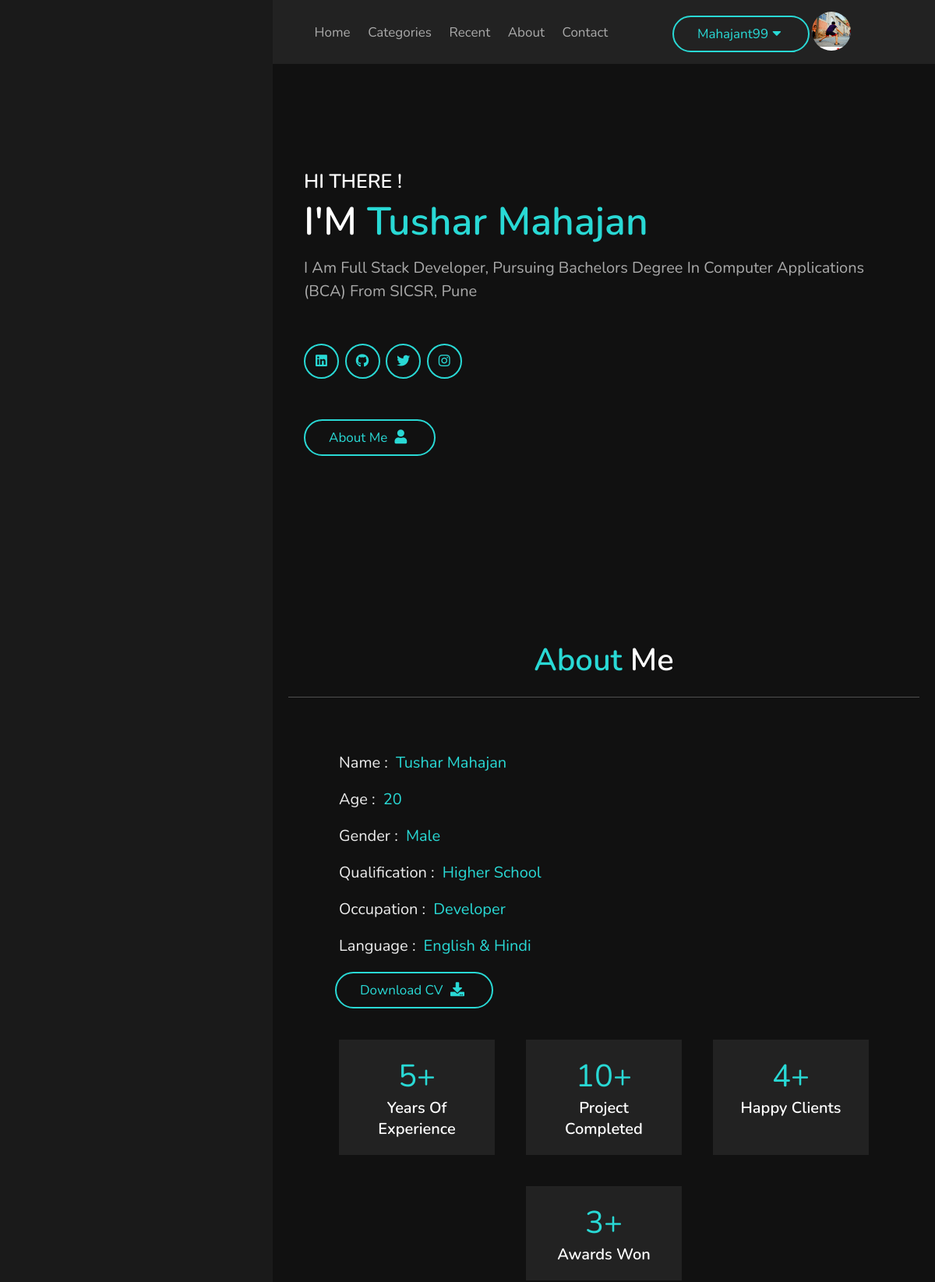
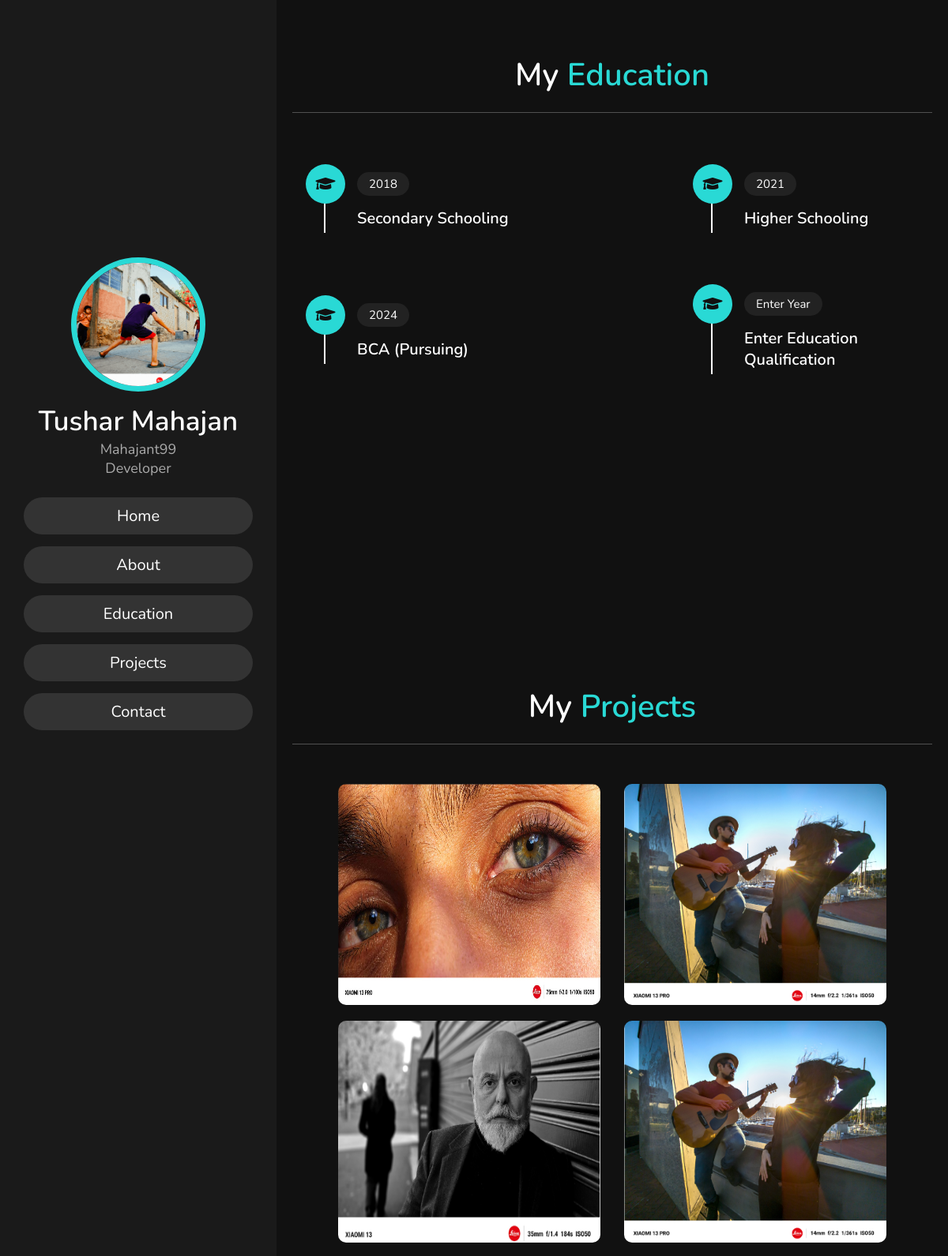
The page /userprofile.php?user_id=2 (signed in, upper part) on the database its author committed (2 pictures, top to bottom).
### tables this page shows
CREATE TABLE `user_form` (
  `id` int(100) NOT NULL,
  `name` varchar(100) NOT NULL,
  `username` varchar(100) NOT NULL,
  `email` varchar(100) NOT NULL,
  `password` varchar(100) NOT NULL,
  `occupation` varchar(100) NOT NULL,
  `image` varchar(100) NOT NULL,
  `linkedin` varchar(2083) NOT NULL,
  `github` varchar(2083) NOT NULL,
  `twitter` varchar(2083) NOT NULL,
  `instagram` varchar(2083) NOT NULL,
  `about_me` varchar(100) NOT NULL,
  `age` int(100) NOT NULL,
  `qualification` varchar(100) NOT NULL,
  `language` varchar(100) NOT NULL,
  `experience` int(100) NOT NULL,
  `project` int(100) NOT NULL,
  `clients` int(100) NOT NULL,
  `awards` int(100) NOT NULL,
  `year1` varchar(100) NOT NULL,
  `degree1` varchar(100) NOT NULL,
  `year2` varchar(100) NOT NULL,
  `degree2` varchar(100) NOT NULL,
  `year3` varchar(100) NOT NULL,
  `degree3` varchar(100) NOT NULL,
  `year4` varchar(100) NOT NULL,
  `degree4` varchar(100) NOT NULL,
  `location` varchar(100) NOT NULL,
  `gender` varchar(100) NOT NULL,
  `pdf_file` varchar(2083) NOT NULL
);

CREATE TABLE `project_table` (
  `pone` varchar(2083) NOT NULL,
  `ptwo` varchar(2083) NOT NULL,
  `pthree` varchar(2083) NOT NULL,
  `pfour` varchar(2083) NOT NULL,
  `pfive` varchar(2083) NOT NULL,
  `psix` varchar(2083) NOT NULL,
  `user_form_id` int(100) NOT NULL
);

### userprofile.php (the view, shortened to what this page needs)
<?php
include 'config.php';
if(isset($_SESSION['user_id'])) {
  $user_id = $_SESSION['user_id'];
  $select = mysqli_query($conn, "SELECT * FROM `user_form` INNER JOIN `project_table` ON `user_form`.`id` = `project_table`.`user_form_id` WHERE `user_form`.`id` = '$user_id'") or die('query failed');
  if(mysqli_num_rows($select) > 0){
      $fetch = mysqli_fetch_assoc($select);
  }
}
$user_id = $_GET['user_id'];
  $select = mysqli_query($conn, "SELECT * FROM `user_form` INNER JOIN `project_table` ON `user_form`.`id` = `project_table`.`user_form_id` WHERE `user_form`.`id` = '$user_id'") or die('query failed');
if(mysqli_num_rows($select) > 0){
    $fetch = mysqli_fetch_assoc($select);
}
?>
<!DOCTYPE html>
<html lang="en">
<head>
    <link rel="stylesheet" href="https://cdnjs.cloudflare.com/ajax/libs/font-awesome/5.15.2/css/all.min.css">
    <link href="https://cdn.jsdelivr.net/npm/remixicon@2.5.0/fonts/remixicon.css" rel="stylesheet">
    <link rel="stylesheet" href="assets/css/styles.css">
    <link rel="stylesheet" href="css/profile/style.css">
    <link rel="stylesheet" href="css/navbar/style.css">
    <link rel="stylesheet" href="css/dropdown.css">
    <link rel="stylesheet" href="css/preloader/preloader.css">
</head>
<body>
<header class="header">
    <a data-aos="zoom-in-left" data-aos-delay="150" href="index.php" class="logo">Portiogram </a>
    <nav class="navbar">
        <a data-aos="zoom-in-left" data-aos-delay="300" href="index.php">home</a>
        <a data-aos="zoom-in-left" data-aos-delay="450" href="category.php">Categories</a>
        <a data-aos="zoom-in-left" data-aos-delay="600" href="recent.php">Recent</a>
        <a data-aos="zoom-in-left" data-aos-delay="750" href="about.php">about</a>
        <a data-aos="zoom-in-left" data-aos-delay="900" href="contact.php">Contact</a>
    </nav>
        <div class="dropdown">
            <?php if(isset($_SESSION['user_id'])) { ?>
                <button data-aos="zoom-in-left" data-aos-delay="1300" class="btn"><?php echo $fetch['username']; ?><i class="fa fa-caret-down"></i></button>
            <?php if($fetch['image'] == ''){ ?>
                <img data-aos="zoom-in-left" data-aos-delay="1500" class="profile-image" src="images/default-avatar.png">
            <?php } else { ?>
                <img data-aos="zoom-in-left" data-aos-delay="1500" class="profile-image" src="uploaded_img/<?php echo $fetch['image']; ?>">
            <?php } ?>
        </div>
            <?php } else { ?>
                <button data-aos="zoom-in-left" data-aos-delay="1300" class="btn" onclick="redirectToLogin()">Login </button>
            <?php } ?>
</header>
<headerr>
    <div class="user">
        <img src="<?php
                    if($fetch['image'] == ''){
                        echo 'images/default-avatar.png';
                    }else{
                        echo 'uploaded_img/'.$fetch['image'];
                    }
                  ?>" alt="">
        <h3 class="name"><?php echo $fetch['name']; ?></h3>
        <p class="post"><?php echo $fetch['username']; ?></p>
        <p class="post"><?php echo $fetch['occupation']; ?></p>
    </div>
    <nav class="navbarr">
        <ul>
            <li><a href="#home">home</a></li>
            <li><a href="#about">about</a></li>
            <li><a href="#education">education</a></li>
            <li><a href="#projects">projects</a></li>
            <li><a href="#contact">contact</a></li>
        </ul>
    </nav>
</headerr>
<section class="home" id="home">
    <h3>HI THERE !</h3>
    <h1>I'M <span><?php echo $fetch['name']; ?></span></h1>
    <p><?php echo $fetch['about_me']; ?></p>
    <div class="box">
    <br><br><br>
        <div class="share">
            <a href="<?php echo $fetch['linkedin']; ?>" class="fab fa-linkedin"></a>
            <a href="<?php echo $fetch['github']; ?>" class="fab fa-github"></a>
            <a href="<?php echo $fetch['twitter']; ?>" class="fab fa-twitter"></a>
            <a href="<?php echo $fetch['instagram']; ?>" class="fab fa-instagram"></a>
        </div>
    </div><br><br><br>
    <a href="#about"><button class="btn">about me <i class="fas fa-user"></i></button></a>
</section>
<section class="about" id="about">
<h1 class="heading"> <span>about</span> me </h1>
<div class="row">
    <div class="info">
        <h3> <span> name : </span> <?php echo $fetch['name']; ?> </h3>
        <h3> <span> age : </span> <?php echo $fetch['age']; ?> </h3>
        <h3> <span> gender : </span> <?php echo $fetch['gender']; ?> </h3>
        <h3> <span> qualification : </span> <?php echo $fetch['qualification']; ?> </h3>
        <h3> <span> occupation : </span> <?php echo $fetch['occupation']; ?> </h3>
        <h3> <span> language : </span> <?php echo $fetch['language']; ?> </h3>
        <a href="<?php echo 'uploaded_pdf/'.$fetch['pdf_file']; ?>"><button class="btn"> download CV <i class="fas fa-download"></i> </button></a>
    </div>
    <div class="counter">
        <div class="box">
            <span><?php echo $fetch['experience']; ?>+</span>
            <h3>years of experience</h3>
        </div>
        <div class="box">
            <span><?php echo $fetch['project']; ?>+</span>
            <h3>project completed</h3>
        </div>
        <div class="box">
            <span><?php echo $fetch['clients']; ?>+</span>
            <h3>happy clients</h3>
        </div>
        <div class="box">
            <span><?php echo $fetch['awards']; ?>+</span>
            <h3>awards won</h3>
        </div>
    </div>
</div>
</section>
<section class="education" id="education">
<h1 class="heading"> my <span>education</span> </h1>
<div class="box-container">
    <div class="box">
        <i class="fas fa-graduation-cap"></i>
        <span><?php echo $fetch['year1']; ?></span>
        <h3><?php echo $fetch['degree1']; ?></h3>
    </div>
    <div class="box">
        <i class="fas fa-graduation-cap"></i>
        <span><?php echo $fetch['year2']; ?></span>
        <h3><?php echo $fetch['degree2']; ?></h3>
    </div>
    <div class="box">
        <i class="fas fa-graduation-cap"></i>
        <span><?php echo $fetch['year3']; ?></span>
        <h3><?php echo $fetch['degree3']; ?></h3>
    </div>
    <div class="box">
        <i class="fas fa-graduation-cap"></i>
        <span><?php echo $fetch['year4']; ?></span>
        <h3><?php echo $fetch['degree4']; ?></h3>
    </div>
</div>
</section>
<section class="portfolio" id="projects">
<h1 class="heading"> my <span>projects</span> </h1>
        <main class="main">
            <section class="filters container">
                <div class="filters__sections">
                    <div class="projects__content grid filters__active" data-content id="projects">
                        <article class="projects__card">
                            <img src="<?php
                                        if($fetch['pone'] == ''){
                                            echo 'images/project.png';
                                        }else{
                                            echo 'uploaded_img/'.$fetch['pone'];
                                        }
                                    ?>" alt="" class="projects__img">
                        </article>
                        <article class="projects__card">
                            <img src="<?php
                                        if($fetch['ptwo'] == ''){
                                            echo 'images/project.png';
                                        }else{
                                            echo 'uploaded_img/'.$fetch['ptwo'];
                                        }
                                    ?>" alt="" class="projects__img">
                        </article>
                        <article class="projects__card">
                            <img src="<?php
                                        if($fetch['pthree'] == ''){
                                            echo 'images/project.png';
                                        }else{
                                            echo 'uploaded_img/'.$fetch['pthree'];
                                        }
                                    ?>" alt="" class="projects__img">
                        </article>
                        <article class="projects__card">
                            <img src="<?php
                                        if($fetch['pfour'] == ''){
                                            echo 'images/project.png';
                                        }else{
                                            echo 'uploaded_img/'.$fetch['pfour'];
                                        }
                                    ?>" alt="" class="projects__img">
                        </article>
                    </div>
                </div>
            </section>
        </main>
</section>
</body>
</html>

### assets/css/styles.css (style rules this page uses)
:root { --hue: 207; --sat: 90%; --lig: 61%; --first-color: hsl(var(--hue), var(--sat), var(--lig)); --first-color-alt: hsl(var(--hue), var(--sat), 57%); --title-color: hsl(var(--hue), 12%, 15%); --text-color: hsl(var(--hue), 12%, 45%); --text-color-light: hsl(var(--hue), 8%, 75%); --text-color-lighten: hsl(var(--hue), 8%, 92%); --body-color: hsl(var(--hue), 100%, 99%); --container-color: #fff; --body-font: 'Poppins', sans-serif; --h2-font-size: 1.25rem; --h3-font-size: 1rem; --normal-font-size: .938rem; --small-font-size: .813rem; --smaller-font-size: .75rem; }
@media screen and (min-width: 968px) { :root { --h2-font-size: 1.5rem; --h3-font-size: 1.25rem; --normal-font-size: 1rem; --small-font-size: .875rem; --smaller-font-size: .813rem; } }
* { box-sizing: border-box; padding: 0; margin: 0; }
body { font-family: var(--body-font); font-size: var(--normal-font-size); background-color: var(--body-color); color: var(--text-color); transition: .3s; }
h1, h2, h3 { color: var(--title-color); font-weight: 600; }
ul { list-style: none; }
a { text-decoration: none; }
img { max-width: 100%; height: auto; }
.container { max-width: 968px; margin-left: 1.5rem; margin-right: 1.5rem; }
.grid { display: grid; gap: 1.5rem; }
.projects__card { position: relative; border-radius: 1rem; overflow: hidden; }
.projects__card img { width: 100%; height: 100%; }
.filters [data-content] { display: none; }
.filters__active[data-content] { display: grid; }
@media screen and (min-width: 576px) { .projects__content { grid-template-columns: 332px; justify-content: center; } }
@media screen and (min-width: 776px) { .projects__content, .skills__content { grid-template-columns: repeat(2, 332px); } }
@media screen and (min-width: 992px) { .container { margin-left: auto; margin-right: auto; } }
@media screen and (min-width: 992px) { .projects__content { gap: 2rem 3rem; } }

### css/navbar/style.css (style rules this page uses)
html { font-size: 62.5%; overflow-x: hidden; scroll-behavior: smooth; scroll-padding-top: 9rem; }
.btn { margin-top: 1rem; display: inline-block; padding: 1rem 3rem; font-size: 1.7rem; color: #29d9d5; border: 0.2rem solid #29d9d5; border-radius: 5rem; cursor: pointer; background: none; }
.header { position: fixed; top: 0; left: 0; right: 0; z-index: 1000; background: #222; display: -webkit-box; display: -ms-flexbox; display: flex; -webkit-box-align: center; -ms-flex-align: center; align-items: center; -webkit-box-pack: justify; -ms-flex-pack: justify; justify-content: space-between; padding: 1.5rem 9%; }
.header .navbar a { font-size: 1.7rem; color: #aaa; display: inline-block; margin: 0 1rem; }
.header .btn { margin-top: 0; }
.logo { font-size: 2.5rem; color: #fff; font-weight: bolder; }

### css/dropdown.css (style rules this page uses)
.dropdown { position: relative; display: inline-block; vertical-align: middle; }
.dropdown .profile-image { display: inline-block; width: 50px; height: 50px; border-radius: 50%; overflow: hidden; object-fit: cover; vertical-align: -16px; }

### rows shown on the page
user_form: username "Mahajant99", image (picture), name "Tushar Mahajan", occupation "Developer", about_me "I Am Full Stack Developer, Pursuing Bachelors Degree In Computer Applications (BCA) From SICSR, Pune", age "20", gender "Male", qualification "Higher School", language "English & Hindi", experience "5", project "10", clients "4", awards "3", year1 "2018", degree1 "Secondary Schooling", year2 "2021", degree2 "Higher Schooling", year3 "2024", degree3 "BCA (Pursuing)", year4 "Enter Year", degree4 "Enter Education Qualification", project_table.pone (picture), project_table.ptwo (picture), project_table.pthree (picture), project_table.pfour (picture)
